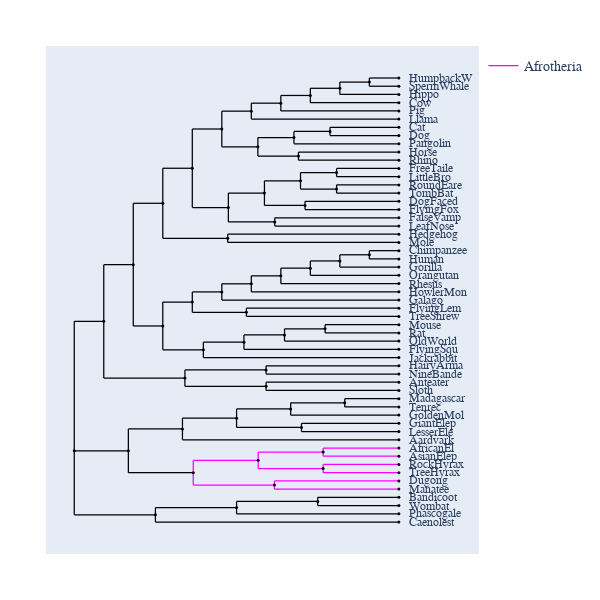

Notebook code for this chart:
### Markdown cell above
## With Contemporaneous Tips

### Code cell
fig.contemporaneous = True
fig.show()

### Figure 1 — Plotly figure (JSON) as saved in the notebook; plotly's stock layout.template omitted (floating-point values rounded to 4 significant figures; data arrays with more than 128 entries replaced by an {"elided": "..."} marker saying what was removed)
{"data": [{"line": {"color": "black", "shape": "spline", "smoothing": 1.3, "width": 1.25}, "mode": "lines", "showlegend": false, "type": "scatter", "x": {"elided": "584 float values"}, "y": {"elided": "584 float values"}}, {"legendgroup": "Afrotheria", "line": {"color": "magenta", "width": 1.25}, "mode": "lines", "name": "Afrotheria", "type": "scatter", "x": [0.3667, 0.3667, null, 0.3667, 0.5667, null, 0.5667, 0.5667, null, 0.5667, 0.7667, null, 0.7667, 0.7667, null, 0.7667, 1, null, 0.7667, 0.7667, null, 0.7667, 1, null, 0.5667, 0.5667, null, 0.5667, 0.7667, null, 0.7667, 0.7667, null, 0.7667, 1, null, 0.7667, 0.7667, null, 0.7667, 1, null, 0.3667, 0.3667, null, 0.3667, 0.6167, null, 0.6167, 0.6167, null, 0.6167, 1, null, 0.6167, 0.6167, null, 0.6167, 1, null], "y": [-27.3, -25.35, null, -25.35, -25.35, null, -25.35, -24.05, null, -24.05, -24.05, null, -24.05, -23.4, null, -23.4, -23.4, null, -24.05, -24.7, null, -24.7, -24.7, null, -25.35, -26.65, null, -26.65, -26.65, null, -26.65, -26, null, -26, -26, null, -26.65, -27.3, null, -27.3, -27.3, null, -27.3, -29.25, null, -29.25, -29.25, null, -29.25, -28.6, null, -28.6, -28.6, null, -29.25, -29.9, null, -29.9, -29.9, null]}, {"hoverinfo": "text", "marker": {"color": "black", "size": 3, "symbol": "circle"}, "mode": "markers", "showlegend": false, "text": ["root", "edge.37", "edge.33", "edge.19", "edge.17", "edge.16", "edge.15", "edge.14", "edge.13", "edge.12", "edge.11", "HumpbackW", "SpermWhale", "Hippo", "Cow", "Pig", "Llama", "edge.10", "edge.9", "edge.8", "Cat", "Dog", "Pangolin", "edge.7", "Horse", "Rhino", "edge.6", "edge.4", "edge.3", "edge.1", "FreeTaile", "LittleBro", "edge.2", "RoundEare", "TombBat", "edge.0", "DogFaced", "FlyingFox", "edge.5", "FalseVamp", "LeafNose", "edge.18", "Hedgehog", "Mole", "edge.32", "edge.27", "edge.26", "edge.25", "edge.24", "edge.23", "edge.22", "edge.21", "Chimpanzee", "Human", "Gorilla", "Orangutan", "Rhesus", "HowlerMon", "Galago", "edge.20", "FlyingLem", "TreeShrew", "edge.31", "edge.30", "edge.29", "edge.28", "Mouse", "Rat", "OldWorld", "FlyingSqu", "Jackrabbit", "edge.36", "edge.34", "HairyArma", "NineBande", "edge.35", "Anteater", "Sloth", "edge.48", "edge.47", "edge.46", "edge.44", "edge.43", "Madagascar", "Tenrec", "GoldenMol", "edge.45", "GiantElep", "LesserEle", "Aardvark", "edge.42", "edge.41", "edge.39", "AfricanEl", "AsianElep", "edge.40", "RockHyrax", "TreeHyrax", "edge.38", "Dugong", "Manatee", "edge.51", "edge.50", "edge.49", "Bandicoot", "Wombat", "Phascogale", "Caenolest"], "type": "scatter", "x": [0, 0.09091, 0.1818, 0.2727, 0.3636, 0.4545, 0.5455, 0.6364, 0.7273, 0.8182, 0.9091, 1, 1, 1, 1, 1, 1, 0.5657, 0.6768, 0.7879, 1, 1, 1, 0.6907, 1, 1, 0.4747, 0.5859, 0.697, 0.8081, 1, 1, 0.8081, 1, 1, 0.7109, 1, 1, 0.6176, 1, 1, 0.4727, 1, 1, 0.2727, 0.3636, 0.4545, 0.5455, 0.6364, 0.7273, 0.8182, 0.9091, 1, 1, 1, 1, 1, 1, 1, 0.5303, 1, 1, 0.3977, 0.5227, 0.6477, 0.7727, 1, 1, 1, 1, 1, 0.3409, 0.5909, 1, 1, 0.5909, 1, 1, 0.1667, 0.3333, 0.5, 0.6667, 0.8333, 1, 1, 1, 0.7, 1, 1, 1, 0.3667, 0.5667, 0.7667, 1, 1, 0.7667, 1, 1, 0.6167, 1, 1, 0.25, 0.5, 0.75, 1, 1, 1, 1], "y": [-23.85, -3.379, 5.591, 15.29, 20.83, 27.04, 29.86, 31.12, 32.34, 33.48, 34.45, 35.1, 33.8, 32.5, 31.2, 29.9, 28.6, 24.21, 25.67, 26.65, 27.3, 26, 24.7, 22.75, 23.4, 22.1, 14.63, 16.9, 18.85, 20.15, 20.8, 19.5, 17.55, 18.2, 16.9, 14.95, 15.6, 14.3, 12.35, 13, 11.7, 9.75, 10.4, 9.1, -4.108, -0.3352, 1.28, 2.559, 3.819, 5.038, 6.175, 7.15, 7.8, 6.5, 5.2, 3.9, 2.6, 1.3, 0, -1.95, -1.3, -2.6, -7.881, -6.663, -5.525, -4.55, -3.9, -5.2, -6.5, -7.8, -9.1, -12.35, -11.05, -10.4, -11.7, -13.65, -13, -14.3, -23.85, -20.39, -18.69, -17.23, -16.25, -15.6, -16.9, -18.2, -20.15, -19.5, -20.8, -22.1, -27.3, -25.35, -24.05, -23.4, -24.7, -26.65, -26, -27.3, -29.25, -28.6, -29.9, -33.96, -32.83, -31.85, -31.2, -32.5, -33.8, -35.1]}], "layout": {"annotations": [{"font": {"family": "Inconsolata, monospace", "size": 12}, "showarrow": false, "text": "HumpbackW", "textangle": 0, "x": 1.025, "xanchor": "left", "xref": "x", "y": 35.1, "yref": "y"}, {"font": {"family": "Inconsolata, monospace", "size": 12}, "showarrow": false, "text": "SpermWhale", "textangle": 0, "x": 1.025, "xanchor": "left", "xref": "x", "y": 33.8, "yref": "y"}, {"font": {"family": "Inconsolata, monospace", "size": 12}, "showarrow": false, "text": "Hippo", "textangle": 0, "x": 1.025, "xanchor": "left", "xref": "x", "y": 32.5, "yref": "y"}, {"font": {"family": "Inconsolata, monospace", "size": 12}, "showarrow": false, "text": "Cow", "textangle": 0, "x": 1.025, "xanchor": "left", "xref": "x", "y": 31.2, "yref": "y"}, {"font": {"family": "Inconsolata, monospace", "size": 12}, "showarrow": false, "text": "Pig", "textangle": 0, "x": 1.025, "xanchor": "left", "xref": "x", "y": 29.9, "yref": "y"}, {"font": {"family": "Inconsolata, monospace", "size": 12}, "showarrow": false, "text": "Llama", "textangle": 0, "x": 1.025, "xanchor": "left", "xref": "x", "y": 28.6, "yref": "y"}, {"font": {"family": "Inconsolata, monospace", "size": 12}, "showarrow": false, "text": "Cat", "textangle": 0, "x": 1.025, "xanchor": "left", "xref": "x", "y": 27.3, "yref": "y"}, {"font": {"family": "Inconsolata, monospace", "size": 12}, "showarrow": false, "text": "Dog", "textangle": 0, "x": 1.025, "xanchor": "left", "xref": "x", "y": 26, "yref": "y"}, {"font": {"family": "Inconsolata, monospace", "size": 12}, "showarrow": false, "text": "Pangolin", "textangle": 0, "x": 1.025, "xanchor": "left", "xref": "x", "y": 24.7, "yref": "y"}, {"font": {"family": "Inconsolata, monospace", "size": 12}, "showarrow": false, "text": "Horse", "textangle": 0, "x": 1.025, "xanchor": "left", "xref": "x", "y": 23.4, "yref": "y"}, {"font": {"family": "Inconsolata, monospace", "size": 12}, "showarrow": false, "text": "Rhino", "textangle": 0, "x": 1.025, "xanchor": "left", "xref": "x", "y": 22.1, "yref": "y"}, {"font": {"family": "Inconsolata, monospace", "size": 12}, "showarrow": false, "text": "FreeTaile", "textangle": 0, "x": 1.025, "xanchor": "left", "xref": "x", "y": 20.8, "yref": "y"}, {"font": {"family": "Inconsolata, monospace", "size": 12}, "showarrow": false, "text": "LittleBro", "textangle": 0, "x": 1.025, "xanchor": "left", "xref": "x", "y": 19.5, "yref": "y"}, {"font": {"family": "Inconsolata, monospace", "size": 12}, "showarrow": false, "text": "RoundEare", "textangle": 0, "x": 1.025, "xanchor": "left", "xref": "x", "y": 18.2, "yref": "y"}, {"font": {"family": "Inconsolata, monospace", "size": 12}, "showarrow": false, "text": "TombBat", "textangle": 0, "x": 1.025, "xanchor": "left", "xref": "x", "y": 16.9, "yref": "y"}, {"font": {"family": "Inconsolata, monospace", "size": 12}, "showarrow": false, "text": "DogFaced", "textangle": 0, "x": 1.025, "xanchor": "left", "xref": "x", "y": 15.6, "yref": "y"}, {"font": {"family": "Inconsolata, monospace", "size": 12}, "showarrow": false, "text": "FlyingFox", "textangle": 0, "x": 1.025, "xanchor": "left", "xref": "x", "y": 14.3, "yref": "y"}, {"font": {"family": "Inconsolata, monospace", "size": 12}, "showarrow": false, "text": "FalseVamp", "textangle": 0, "x": 1.025, "xanchor": "left", "xref": "x", "y": 13, "yref": "y"}, {"font": {"family": "Inconsolata, monospace", "size": 12}, "showarrow": false, "text": "LeafNose", "textangle": 0, "x": 1.025, "xanchor": "left", "xref": "x", "y": 11.7, "yref": "y"}, {"font": {"family": "Inconsolata, monospace", "size": 12}, "showarrow": false, "text": "Hedgehog", "textangle": 0, "x": 1.025, "xanchor": "left", "xref": "x", "y": 10.4, "yref": "y"}, {"font": {"family": "Inconsolata, monospace", "size": 12}, "showarrow": false, "text": "Mole", "textangle": 0, "x": 1.025, "xanchor": "left", "xref": "x", "y": 9.1, "yref": "y"}, {"font": {"family": "Inconsolata, monospace", "size": 12}, "showarrow": false, "text": "Chimpanzee", "textangle": 0, "x": 1.025, "xanchor": "left", "xref": "x", "y": 7.8, "yref": "y"}, {"font": {"family": "Inconsolata, monospace", "size": 12}, "showarrow": false, "text": "Human", "textangle": 0, "x": 1.025, "xanchor": "left", "xref": "x", "y": 6.5, "yref": "y"}, {"font": {"family": "Inconsolata, monospace", "size": 12}, "showarrow": false, "text": "Gorilla", "textangle": 0, "x": 1.025, "xanchor": "left", "xref": "x", "y": 5.2, "yref": "y"}, {"font": {"family": "Inconsolata, monospace", "size": 12}, "showarrow": false, "text": "Orangutan", "textangle": 0, "x": 1.025, "xanchor": "left", "xref": "x", "y": 3.9, "yref": "y"}, {"font": {"family": "Inconsolata, monospace", "size": 12}, "showarrow": false, "text": "Rhesus", "textangle": 0, "x": 1.025, "xanchor": "left", "xref": "x", "y": 2.6, "yref": "y"}, {"font": {"family": "Inconsolata, monospace", "size": 12}, "showarrow": false, "text": "HowlerMon", "textangle": 0, "x": 1.025, "xanchor": "left", "xref": "x", "y": 1.3, "yref": "y"}, {"font": {"family": "Inconsolata, monospace", "size": 12}, "showarrow": false, "text": "Galago", "textangle": 0, "x": 1.025, "xanchor": "left", "xref": "x", "y": 0, "yref": "y"}, {"font": {"family": "Inconsolata, monospace", "size": 12}, "showarrow": false, "text": "FlyingLem", "textangle": 0, "x": 1.025, "xanchor": "left", "xref": "x", "y": -1.3, "yref": "y"}, {"font": {"family": "Inconsolata, monospace", "size": 12}, "showarrow": false, "text": "TreeShrew", "textangle": 0, "x": 1.025, "xanchor": "left", "xref": "x", "y": -2.6, "yref": "y"}, {"font": {"family": "Inconsolata, monospace", "size": 12}, "showarrow": false, "text": "Mouse", "textangle": 0, "x": 1.025, "xanchor": "left", "xref": "x", "y": -3.9, "yref": "y"}, {"font": {"family": "Inconsolata, monospace", "size": 12}, "showarrow": false, "text": "Rat", "textangle": 0, "x": 1.025, "xanchor": "left", "xref": "x", "y": -5.2, "yref": "y"}, {"font": {"family": "Inconsolata, monospace", "size": 12}, "showarrow": false, "text": "OldWorld", "textangle": 0, "x": 1.025, "xanchor": "left", "xref": "x", "y": -6.5, "yref": "y"}, {"font": {"family": "Inconsolata, monospace", "size": 12}, "showarrow": false, "text": "FlyingSqu", "textangle": 0, "x": 1.025, "xanchor": "left", "xref": "x", "y": -7.8, "yref": "y"}, {"font": {"family": "Inconsolata, monospace", "size": 12}, "showarrow": false, "text": "Jackrabbit", "textangle": 0, "x": 1.025, "xanchor": "left", "xref": "x", "y": -9.1, "yref": "y"}, {"font": {"family": "Inconsolata, monospace", "size": 12}, "showarrow": false, "text": "HairyArma", "textangle": 0, "x": 1.025, "xanchor": "left", "xref": "x", "y": -10.4, "yref": "y"}, {"font": {"family": "Inconsolata, monospace", "size": 12}, "showarrow": false, "text": "NineBande", "textangle": 0, "x": 1.025, "xanchor": "left", "xref": "x", "y": -11.7, "yref": "y"}, {"font": {"family": "Inconsolata, monospace", "size": 12}, "showarrow": false, "text": "Anteater", "textangle": 0, "x": 1.025, "xanchor": "left", "xref": "x", "y": -13, "yref": "y"}, {"font": {"family": "Inconsolata, monospace", "size": 12}, "showarrow": false, "text": "Sloth", "textangle": 0, "x": 1.025, "xanchor": "left", "xref": "x", "y": -14.3, "yref": "y"}, {"font": {"family": "Inconsolata, monospace", "size": 12}, "showarrow": false, "text": "Madagascar", "textangle": 0, "x": 1.025, "xanchor": "left", "xref": "x", "y": -15.6, "yref": "y"}, {"font": {"family": "Inconsolata, monospace", "size": 12}, "showarrow": false, "text": "Tenrec", "textangle": 0, "x": 1.025, "xanchor": "left", "xref": "x", "y": -16.9, "yref": "y"}, {"font": {"family": "Inconsolata, monospace", "size": 12}, "showarrow": false, "text": "GoldenMol", "textangle": 0, "x": 1.025, "xanchor": "left", "xref": "x", "y": -18.2, "yref": "y"}, {"font": {"family": "Inconsolata, monospace", "size": 12}, "showarrow": false, "text": "GiantElep", "textangle": 0, "x": 1.025, "xanchor": "left", "xref": "x", "y": -19.5, "yref": "y"}, {"font": {"family": "Inconsolata, monospace", "size": 12}, "showarrow": false, "text": "LesserEle", "textangle": 0, "x": 1.025, "xanchor": "left", "xref": "x", "y": -20.8, "yref": "y"}, {"font": {"family": "Inconsolata, monospace", "size": 12}, "showarrow": false, "text": "Aardvark", "textangle": 0, "x": 1.025, "xanchor": "left", "xref": "x", "y": -22.1, "yref": "y"}, {"font": {"family": "Inconsolata, monospace", "size": 12}, "showarrow": false, "text": "AfricanEl", "textangle": 0, "x": 1.025, "xanchor": "left", "xref": "x", "y": -23.4, "yref": "y"}, {"font": {"family": "Inconsolata, monospace", "size": 12}, "showarrow": false, "text": "AsianElep", "textangle": 0, "x": 1.025, "xanchor": "left", "xref": "x", "y": -24.7, "yref": "y"}, {"font": {"family": "Inconsolata, monospace", "size": 12}, "showarrow": false, "text": "RockHyrax", "textangle": 0, "x": 1.025, "xanchor": "left", "xref": "x", "y": -26, "yref": "y"}, {"font": {"family": "Inconsolata, monospace", "size": 12}, "showarrow": false, "text": "TreeHyrax", "textangle": 0, "x": 1.025, "xanchor": "left", "xref": "x", "y": -27.3, "yref": "y"}, {"font": {"family": "Inconsolata, monospace", "size": 12}, "showarrow": false, "text": "Dugong", "textangle": 0, "x": 1.025, "xanchor": "left", "xref": "x", "y": -28.6, "yref": "y"}, {"font": {"family": "Inconsolata, monospace", "size": 12}, "showarrow": false, "text": "Manatee", "textangle": 0, "x": 1.025, "xanchor": "left", "xref": "x", "y": -29.9, "yref": "y"}, {"font": {"family": "Inconsolata, monospace", "size": 12}, "showarrow": false, "text": "Bandicoot", "textangle": 0, "x": 1.025, "xanchor": "left", "xref": "x", "y": -31.2, "yref": "y"}, {"font": {"family": "Inconsolata, monospace", "size": 12}, "showarrow": false, "text": "Wombat", "textangle": 0, "x": 1.025, "xanchor": "left", "xref": "x", "y": -32.5, "yref": "y"}, {"font": {"family": "Inconsolata, monospace", "size": 12}, "showarrow": false, "text": "Phascogale", "textangle": 0, "x": 1.025, "xanchor": "left", "xref": "x", "y": -33.8, "yref": "y"}, {"font": {"family": "Inconsolata, monospace", "size": 12}, "showarrow": false, "text": "Caenolest", "textangle": 0, "x": 1.025, "xanchor": "left", "xref": "x", "y": -35.1, "yref": "y"}], "autosize": true, "font": {"family": "Balto", "size": 14}, "height": 600, "hovermode": "closest", "margin": {"b": 50, "l": 50, "pad": 4, "r": 50, "t": 50}, "showlegend": true, "width": 600, "xaxis": {"autorange": true, "range": [-0.07381, 1.22], "type": "linear", "visible": false}, "yaxis": {"autorange": true, "range": [-39.53, 39.53], "type": "linear", "visible": false}}}
